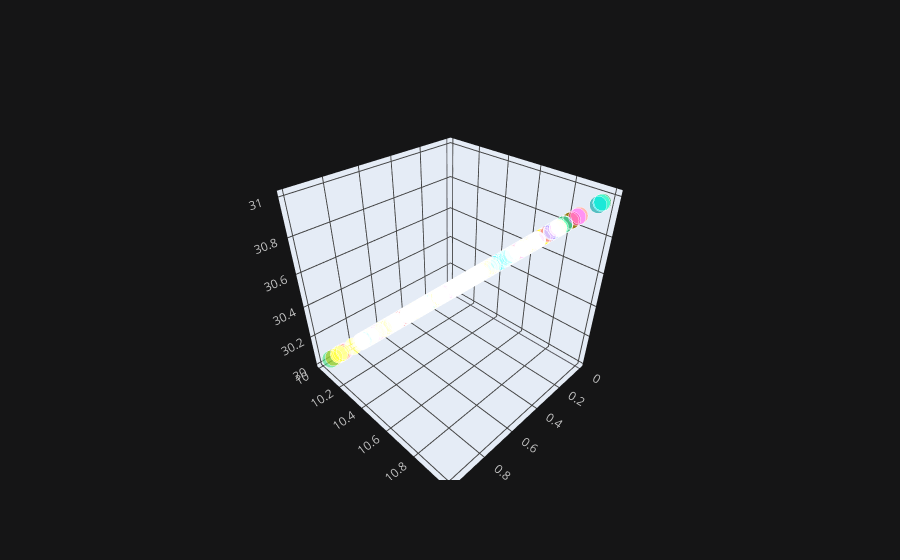

Notebook cell for this chart:
### Code cell
de3.iplot(x = 'b' , y = 'a1' , z = 'b1' , kind = 'scatter3d')

### Figure 1 — Plotly figure (JSON) as saved in the notebook; plotly's stock layout.template omitted (floating-point values rounded to 4 significant figures; data arrays with more than 128 entries replaced by an {"elided": "..."} marker saying what was removed)
{"data": [{"marker": {"color": {"elided": "300 str values"}, "opacity": 0.8, "size": {"elided": "300 int values"}, "symbol": "circle"}, "mode": "markers", "text": {"elided": "300 str values"}, "type": "scatter3d", "x": {"elided": "300 float values"}, "y": {"elided": "300 float values"}, "z": {"elided": "300 float values"}}], "layout": {"legend": {"bgcolor": "#151516", "font": {"color": "#D9D9D9"}}, "paper_bgcolor": "#151516", "plot_bgcolor": "#151516", "scene": {"xaxis": {"gridcolor": "#434343", "showgrid": true, "tickfont": {"color": "#C2C2C2"}, "title": {"font": {"color": "#D9D9D9"}, "text": ""}, "zerolinecolor": "#666570"}, "yaxis": {"gridcolor": "#434343", "showgrid": true, "tickfont": {"color": "#C2C2C2"}, "title": {"font": {"color": "#D9D9D9"}, "text": ""}, "zerolinecolor": "#666570"}, "zaxis": {"gridcolor": "#434343", "showgrid": true, "tickfont": {"color": "#C2C2C2"}, "title": {"font": {"color": "#D9D9D9"}, "text": ""}, "zerolinecolor": "#666570"}}, "title": {"font": {"color": "#D9D9D9"}}}}
